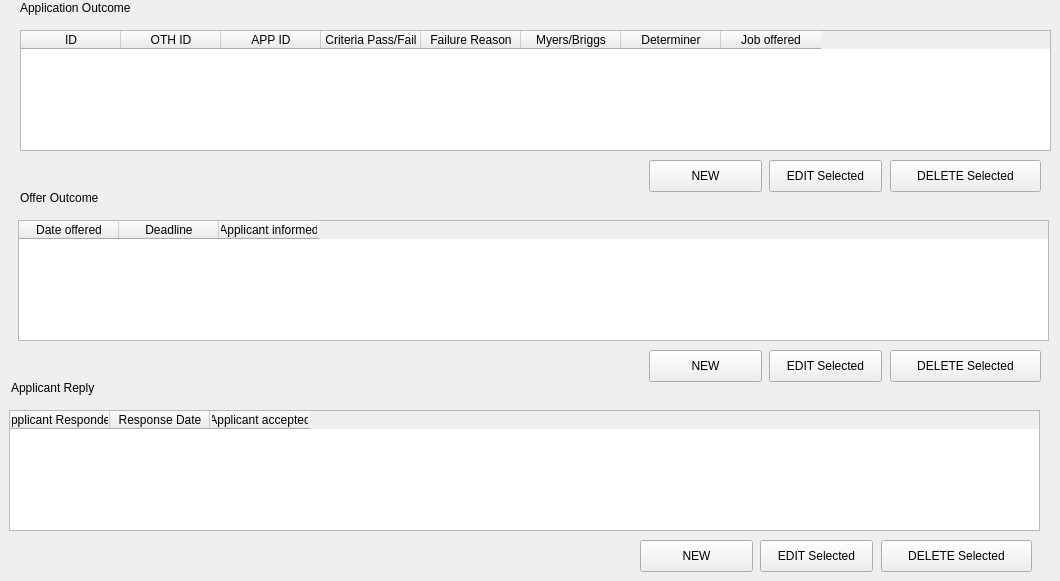
        <widget class="QWidget" name="heRRecruitingProcessTab">
         <attribute name="title">
          <string>Process</string>
         </attribute>
         <widget class="QLabel" name="openToHireTableLabel_2">
          <property name="geometry">
           <rect>
            <x>20</x>
            <y>0</y>
            <width>191</width>
            <height>16</height>
           </rect>
          </property>
          <property name="text">
           <string>Application Outcome</string>
          </property>
         </widget>
         <widget class="QTableWidget" name="applicationOutcomeTableWidget">
          <property name="geometry">
           <rect>
            <x>20</x>
            <y>30</y>
            <width>1031</width>
            <height>121</height>
           </rect>
          </property>
          <attribute name="verticalHeaderDefaultSectionSize">
           <number>30</number>
          </attribute>
          <column>
           <property name="text">
            <string>ID</string>
           </property>
          </column>
          <column>
           <property name="text">
            <string>OTH ID</string>
           </property>
          </column>
          <column>
           <property name="text">
            <string>APP ID</string>
           </property>
          </column>
          <column>
           <property name="text">
            <string>Criteria Pass/Fail</string>
           </property>
          </column>
          <column>
           <property name="text">
            <string>Failure Reason</string>
           </property>
          </column>
          <column>
           <property name="text">
            <string>Myers/Briggs</string>
           </property>
          </column>
          <column>
           <property name="text">
            <string>Determiner</string>
           </property>
          </column>
          <column>
           <property name="text">
            <string>Job offered</string>
           </property>
          </column>
         </widget>
         <widget class="QPushButton" name="deleteAppOutcomePushButton">
          <property name="geometry">
           <rect>
            <x>890</x>
            <y>160</y>
            <width>151</width>
            <height>32</height>
           </rect>
          </property>
          <property name="text">
           <string>DELETE Selected</string>
          </property>
         </widget>
         <widget class="QPushButton" name="editAppOutcomePushButton">
          <property name="geometry">
           <rect>
            <x>769</x>
            <y>160</y>
            <width>113</width>
            <height>32</height>
           </rect>
          </property>
          <property name="text">
           <string>EDIT Selected</string>
          </property>
         </widget>
         <widget class="QPushButton" name="newAppOutcomePushButton">
          <property name="geometry">
           <rect>
            <x>649</x>
            <y>160</y>
            <width>113</width>
            <height>32</height>
           </rect>
          </property>
          <property name="text">
           <string>NEW</string>
          </property>
         </widget>
         <widget class="QTableWidget" name="offerOutcomeTableWidget">
          <property name="geometry">
           <rect>
            <x>18</x>
            <y>220</y>
            <width>1031</width>
            <height>121</height>
           </rect>
          </property>
          <column>
           <property name="text">
            <string>Date offered</string>
           </property>
          </column>
          <column>
           <property name="text">
            <string>Deadline</string>
           </property>
          </column>
          <column>
           <property name="text">
            <string>Applicant informed</string>
           </property>
          </column>
         </widget>
         <widget class="QPushButton" name="editOfferOutcomePushButton">
          <property name="geometry">
           <rect>
            <x>769</x>
            <y>350</y>
            <width>113</width>
            <height>32</height>
           </rect>
          </property>
          <property name="text">
           <string>EDIT Selected</string>
          </property>
         </widget>
         <widget class="QPushButton" name="deleteOfferOutcomePushButton_3">
          <property name="geometry">
           <rect>
            <x>890</x>
            <y>350</y>
            <width>151</width>
            <height>32</height>
           </rect>
          </property>
          <property name="text">
           <string>DELETE Selected</string>
          </property>
         </widget>
         <widget class="QLabel" name="openToHireTableLabel_3">
          <property name="geometry">
           <rect>
            <x>20</x>
            <y>190</y>
            <width>191</width>
            <height>16</height>
           </rect>
          </property>
          <property name="text">
           <string>Offer Outcome</string>
          </property>
         </widget>
         <widget class="QPushButton" name="newOfferOutcomePushButton">
          <property name="geometry">
           <rect>
            <x>649</x>
            <y>350</y>
            <width>113</width>
            <height>32</height>
           </rect>
          </property>
          <property name="text">
           <string>NEW</string>
          </property>
         </widget>
         <widget class="QPushButton" name="deleteApplicantReplyPushButton">
          <property name="geometry">
           <rect>
            <x>881</x>
            <y>540</y>
            <width>151</width>
            <height>32</height>
           </rect>
          </property>
          <property name="text">
           <string>DELETE Selected</string>
          </property>
         </widget>
         <widget class="QTableWidget" name="applicantReplyTableWidget">
          <property name="geometry">
           <rect>
            <x>9</x>
            <y>410</y>
            <width>1031</width>
            <height>121</height>
           </rect>
          </property>
          <property name="showGrid">
           <bool>true</bool>
          </property>
          <column>
           <property name="text">
            <string>Applicant Responded</string>
           </property>
          </column>
          <column>
           <property name="text">
            <string>Response Date</string>
           </property>
          </column>
          <column>
           <property name="text">
            <string>Applicant accepted</string>
           </property>
          </column>
         </widget>
         <widget class="QPushButton" name="newApplicantReplyPushButton">
          <property name="geometry">
           <rect>
            <x>640</x>
            <y>540</y>
            <width>113</width>
            <height>32</height>
           </rect>
          </property>
          <property name="text">
           <string>NEW</string>
          </property>
         </widget>
         <widget class="QLabel" name="openToHireTableLabel_4">
          <property name="geometry">
           <rect>
            <x>11</x>
            <y>380</y>
            <width>191</width>
            <height>16</height>
           </rect>
          </property>
          <property name="text">
           <string>Applicant Reply</string>
          </property>
         </widget>
         <widget class="QPushButton" name="editApplicantReplyPushButton">
          <property name="geometry">
           <rect>
            <x>760</x>
            <y>540</y>
            <width>113</width>
            <height>32</height>
           </rect>
          </property>
          <property name="text">
           <string>EDIT Selected</string>
          </property>
         </widget>
        </widget>
